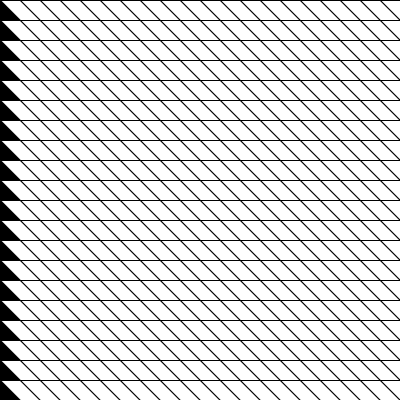
Frame 1 (no input)
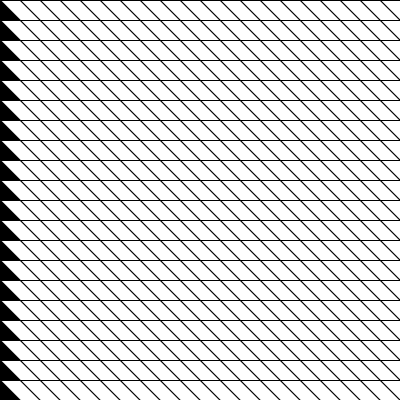
Frame 60 (the mouse pressed at the canvas centre just before this capture)
Frame 120 (the mouse held since frame 60 and released just before this capture): identical to frame 60, image omitted

The Processing sketch that drew these frames (run headless with seeded random() and noise(); from frame 60 on, the mouse is pressed at the canvas centre):

// Processing sketch: ejercicio_4
// ── ejercicio_4.pde
void setup(){
  size(400, 400);
  background(0);
}  
  //for loop
  // inicualizamos variable 
  
  void draw(){
   
    for (int i = 0;  i < width;     i = i + 20){
    for (int j = 0; j < height; j=j+20){
       fill(255);
    quad(i, j, i +20 , j , i + 40, j + 20 , i + 20,j+20);
      //ellipse(i, j, 50, 50);
    
    
    
      // posX  posY
    } 
  }
  }
